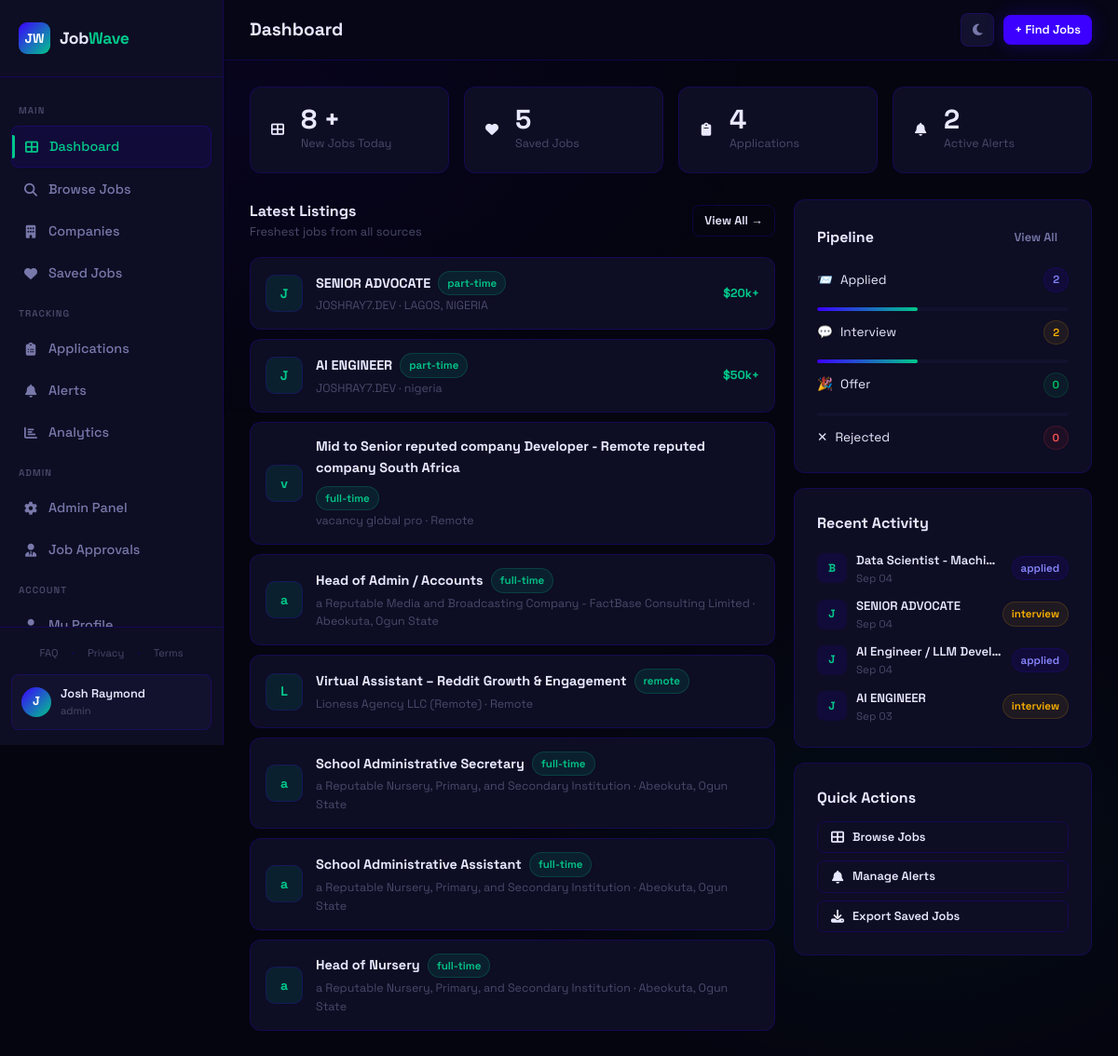
The page /dashboard (signed in) on the database its author committed.
### app.py (models this page shows, shortened)
class User(db.Model):
    id = db.Column(db.Integer, primary_key=True)
    name = db.Column(db.String(120), nullable=False)
    email = db.Column(db.String(120), unique=True, nullable=False)
    password_hash = db.Column(db.String(256), nullable=False)
    role = db.Column(db.String(20), default='user')
    created_at = db.Column(db.DateTime, default=datetime.utcnow)
    is_active = db.Column(db.Boolean, default=True)
    saved_jobs = db.relationship('SavedJob', backref='user', lazy=True, cascade='all, delete-orphan')
    applications = db.relationship('Application', backref='user', lazy=True, cascade='all, delete-orphan')
    alerts = db.relationship('Alert', backref='user', lazy=True, cascade='all, delete-orphan')
    profile = db.relationship('UserProfile', backref='user', uselist=False, cascade='all, delete-orphan')
    username = db.Column(db.String(50), unique=True, nullable=True)
    @property
    def is_authenticated(self): return True

class Job(db.Model):
    id = db.Column(db.Integer, primary_key=True)
    title = db.Column(db.String(200), nullable=False)
    company = db.Column(db.String(200), nullable=False)
    location = db.Column(db.String(200))
    job_type = db.Column(db.String(50))          # full-time | part-time | remote | contract
    experience = db.Column(db.String(50))         # entry | mid | senior
    salary_min = db.Column(db.Integer)
    salary_max = db.Column(db.Integer)
    description = db.Column(db.Text)
    requirements = db.Column(db.Text)
    source = db.Column(db.String(100))
    source_url = db.Column(db.String(500))
    source_id = db.Column(db.String(200), unique=True)  # duplicate detection
    tags = db.Column(db.String(500))
    is_active = db.Column(db.Boolean, default=True)
    scraped_at = db.Column(db.DateTime, default=datetime.utcnow)
    posted_at = db.Column(db.DateTime)
    views = db.Column(db.Integer, default=0)
    posted_to_whatsapp = db.Column(db.Boolean, default=False)
    posted_by_user_id = db.Column(db.Integer, db.ForeignKey('user.id'), nullable=True)
    approval_status = db.Column(db.String(20), default='approved')  # pending | approved | rejected
    rejection_reason = db.Column(db.String(500))

class Application(db.Model):
    id = db.Column(db.Integer, primary_key=True)
    user_id = db.Column(db.Integer, db.ForeignKey('user.id'), nullable=False)
    job_id = db.Column(db.Integer, db.ForeignKey('job.id'), nullable=False)
    status = db.Column(db.String(50), default='applied')  # applied|interview|offer|rejected|withdrawn
    notes = db.Column(db.Text)
    applied_at = db.Column(db.DateTime, default=datetime.utcnow)
    updated_at = db.Column(db.DateTime, default=datetime.utcnow, onupdate=datetime.utcnow)
    cover_note = db.Column(db.Text)
    resume_link = db.Column(db.String(500))
    job = db.relationship('Job')
    applicant = db.relationship('User', foreign_keys=[user_id], overlaps="applications,user")

### app.py (the view)
@app.route('/dashboard')
@login_required
def dashboard():
    saved_count = SavedJob.query.filter_by(user_id=current_user.id).count()
    app_count = Application.query.filter_by(user_id=current_user.id).count()
    alert_count = Alert.query.filter_by(user_id=current_user.id, is_active=True).count()
    recent_apps = Application.query.filter_by(user_id=current_user.id)\
        .order_by(Application.applied_at.desc()).limit(5).all()
    status_counts = {}
    for status in ['applied', 'interview', 'offer', 'rejected']:
        status_counts[status] = Application.query.filter_by(user_id=current_user.id, status=status).count()
    recent_jobs = Job.query.filter_by(is_active=True).order_by(Job.scraped_at.desc()).limit(8).all()
    return render_template('dashboard.html', saved_count=saved_count, app_count=app_count,
                           alert_count=alert_count, recent_apps=recent_apps,
                           status_counts=status_counts, recent_jobs=recent_jobs)

### app.py (called while the page is built)
@login_manager.user_loader
def load_user(user_id):
    return User.query.get(int(user_id))

### templates/dashboard.html (shortened to what this page needs)
<link rel="stylesheet" href="https://cdnjs.cloudflare.com/ajax/libs/font-awesome/6.5.0/css/all.min.css">
{% extends 'base.html' %}
{% block page_title %}Dashboard{% endblock %}
{% block content %}
<div class="stagger">
  <div class="stats-grid">
    <div class="stat-card">
      <span class="nav-icon"><i class="fa-solid fa-table-cells-large"></i></span>
      <div>
        <div class="stat-value">{{ recent_jobs|length }} +</div>
        <div class="stat-label">New Jobs Today</div>
      </div>
    </div>
    <div class="stat-card">
      <span class="nav-icon"><i class="fa-solid fa-heart"></i></span>
      <div>
        <div class="stat-value">{{ saved_count }}</div>
        <div class="stat-label">Saved Jobs</div>
      </div>
    </div>
    <div class="stat-card">
      <span class="nav-icon"><i class="fa-solid fa-clipboard"></i></span>
      <div>
        <div class="stat-value">{{ app_count }}</div>
        <div class="stat-label">Applications</div>
      </div>
    </div>
    <div class="stat-card">
      <span class="nav-icon"><i class="fa-solid fa-bell"></i></span>
      <div>
        <div class="stat-value">{{ alert_count }}</div>
        <div class="stat-label">Active Alerts</div>
      </div>
    </div>
  </div>
  <div class="dashboard-grid">
    <div class="dashboard-main">
      <div class="section-header">
        <div>
          <div class="section-title">Latest Listings</div>
          <div class="section-sub">Freshest jobs from all sources</div>
        </div>
        <a href="{{ url_for('jobs') }}" class="btn btn-outline btn-sm">View All →</a>
      </div>
      <div style="display:flex;flex-direction:column;gap:10px;">
        {% for job in recent_jobs %}
        <div class="card job-row-card">
          <div class="company-logo" style="width:40px;height:40px;font-size:14px;flex-shrink:0;">{{ job.company[0] }}</div>
          <div style="flex:1;min-width:0;">
            <div style="display:flex;align-items:center;gap:8px;flex-wrap:wrap;">
              <a href="{{ url_for('job_detail', job_id=job.id) }}" style="font-weight:700;font-size:0.9rem;color:var(--text);">{{ job.title }}</a>
              <span class="badge badge-mint">{{ job.job_type or 'full-time' }}</span>
            </div>
            <div style="font-size:0.78rem;color:var(--text-muted);margin-top:2px;">{{ job.company }} · {{ job.location }}</div>
          </div>
          {% if job.salary_min %}
          <div class="job-salary-pill">${{ '{:,.0f}'.format(job.salary_min/1000) }}k+</div>
          {% endif %}
        </div>
        {% endfor %}
      </div>
    </div>
    <div class="dashboard-side">
      <div class="card">
        <div class="section-header">
          <div class="section-title">Pipeline</div>
          <a href="{{ url_for('applications') }}" class="btn btn-ghost btn-sm">View All</a>
        </div>
        <div style="display:flex;flex-direction:column;gap:10px;margin-top:4px;">
          {% set statuses = [('applied','badge-indigo','📨'),('interview','badge-amber','💬'),('offer','badge-green','🎉'),('rejected','badge-red','✕')] %}
          {% for status, cls, icon in statuses %}
          {% set count = status_counts.get(status, 0) %}
          <div style="display:flex;align-items:center;justify-content:space-between;">
            <div style="display:flex;align-items:center;gap:8px;font-size:0.85rem;">
              <span>{{ icon }}</span>
              <span style="text-transform:capitalize;">{{ status }}</span>
            </div>
            <span class="badge {{ cls }}">{{ count }}</span>
          </div>
          {% if not loop.last %}
          <div class="progress">
            <div class="progress-fill" data-width="{{ [count * 20, 100]|min }}%"></div>
          </div>
          {% endif %}
          {% endfor %}
        </div>
      </div>
      <div class="card">
        <div class="section-header">
          <div class="section-title">Recent Activity</div>
        </div>
        <div style="display:flex;flex-direction:column;gap:10px;">
          {% for app in recent_apps %}
          <div style="display:flex;align-items:center;gap:10px;">
            <div style="width:32px;height:32px;border-radius:8px;background:var(--indigo-dim);display:flex;align-items:center;justify-content:center;font-size:12px;font-weight:800;color:var(--mint);flex-shrink:0;">{{ app.job.company[0] }}</div>
            <div style="flex:1;min-width:0;">
              <div style="font-size:0.82rem;font-weight:600;white-space:nowrap;overflow:hidden;text-overflow:ellipsis;">{{ app.job.title }}</div>
              <div style="font-size:0.72rem;color:var(--text-muted);">{{ app.applied_at.strftime('%b %d') }}</div>
            </div>
            <span class="badge {% if app.status == 'applied' %}badge-indigo{% elif app.status == 'interview' %}badge-amber{% elif app.status == 'offer' %}badge-green{% else %}badge-red{% endif %}">{{ app.status }}</span>
          </div>
          {% else %}
          <div style="text-align:center;padding:16px;color:var(--text-muted);font-size:0.82rem;">
            No applications yet.<br>
            <a href="{{ url_for('jobs') }}">Browse jobs →</a>
          </div>
          {% endfor %}
        </div>
      </div>
      <div class="card">
        <div class="section-title" style="margin-bottom:12px;">Quick Actions</div>
        <div style="display:flex;flex-direction:column;gap:8px;">
          <a href="{{ url_for('jobs') }} " class="btn btn-outline btn-sm" style="justify-content:flex-start;">
            <span class="nav-icon"><i class="fa-solid fa-table-cells-large"></i></span>Browse Jobs</a>
          <a href="{{ url_for('alerts') }}" class="btn btn-outline btn-sm" style="justify-content:flex-start;">
            <span class="nav-icon"><i class="fa-solid fa-bell"></i></span>Manage Alerts
          </a>
          <a href="{{ url_for('export_jobs') }}" class="btn btn-outline btn-sm" style="justify-content:flex-start;">
            <span class="nav-icon"><i class="fa-solid fa-download"></i></span>Export Saved Jobs
          </a>
        </div>
      </div>
    </div>
  </div>
</div>
{% endblock %}

### templates/base.html (shortened to what this page needs)
<!DOCTYPE html>
<html lang="en">
<head>
  <link rel="stylesheet" href="{{ url_for('static', filename='css/style.css') }}">
  <link rel="stylesheet" href="https://cdnjs.cloudflare.com/ajax/libs/font-awesome/6.5.0/css/all.min.css">
</head>
<body>
{% if current_user.is_authenticated %}
<div class="wrapper">
  <aside class="sidebar">
    <div class="sidebar-logo">
      <div class="logo-mark">JW</div>
      <div class="logo-text">Job<span>Wave</span></div>
    </div>
    <nav class="sidebar-nav">
      <span class="nav-section-label">Main</span>
      <a href="{{ url_for('dashboard') }}" class="nav-link {% if request.endpoint == 'dashboard' %}active{% endif %}">
        <span class="nav-icon"><i class="fa-solid fa-table-cells-large"></i></span> Dashboard
      </a>
      <a href="{{ url_for('jobs') }}" class="nav-link {% if request.endpoint in ['jobs','job_detail'] %}active{% endif %}">
        <span class="nav-icon"><i class="fa-solid fa-magnifying-glass"></i></span> Browse Jobs
      </a>
      <a href="{{ url_for('companies') }}" class="nav-link {% if request.endpoint in ['companies','company_page'] %}active{% endif %}">
        <span class="nav-icon"><i class="fa-solid fa-building"></i></span> Companies
      </a>
      <a href="{{ url_for('saved_jobs') }}" class="nav-link {% if request.endpoint == 'saved_jobs' %}active{% endif %}">
        <span class="nav-icon"><i class="fa-solid fa-heart"></i></span> Saved Jobs
      </a>
      <span class="nav-section-label">Tracking</span>
      <a href="{{ url_for('applications') }}" class="nav-link {% if request.endpoint == 'applications' %}active{% endif %}">
        <span class="nav-icon"><i class="fa-solid fa-clipboard-list"></i></span> Applications
      </a>
      <a href="{{ url_for('alerts') }}" class="nav-link {% if request.endpoint == 'alerts' %}active{% endif %}">
        <span class="nav-icon"><i class="fa-solid fa-bell"></i></span> Alerts
      </a>
      <a href="{{ url_for('analytics') }}" class="nav-link {% if request.endpoint == 'analytics' %}active{% endif %}">
        <span class="nav-icon"><i class="fa-solid fa-chart-bar"></i></span> Analytics
      </a>
      {% if current_user.role == 'admin' %}
      <span class="nav-section-label">Admin</span>
      <a href="{{ url_for('admin') }}" class="nav-link {% if request.endpoint == 'admin' %}active{% endif %}">
        <span class="nav-icon"><i class="fa-solid fa-gear"></i></span> Admin Panel
      </a>
      <a href="{{ url_for('employer_job_queue') }}" class="nav-link {% if request.endpoint == 'employer_job_queue' %}active{% endif %}">
        <span class="nav-icon"><i class="fa-solid fa-user-tie"></i></span> Job Approvals
      </a>
      {% endif %}
      <span class="nav-section-label">Account</span>
      <a href="{{ url_for('profile') }}" class="nav-link {% if request.endpoint == 'profile' %}active{% endif %}">
        <span class="nav-icon"><i class="fa-solid fa-user"></i></span> My Profile
      </a>
    </nav>
    <div class="sidebar-footer">
      <div style="padding:0 12px 10px;display:flex;gap:6px;align-items:center;justify-content:center;">
        <a href="{{ url_for('faq') }}" style="font-size:0.7rem;color:var(--text-muted);padding:3px 8px;border-radius:4px;transition:var(--transition);">FAQ</a>
        <span style="color:var(--border);font-size:0.6rem;">•</span>
        <a href="{{ url_for('privacy') }}" style="font-size:0.7rem;color:var(--text-muted);padding:3px 8px;border-radius:4px;transition:var(--transition);">Privacy</a>
        <span style="color:var(--border);font-size:0.6rem;">•</span>
        <a href="{{ url_for('terms') }}" style="font-size:0.7rem;color:var(--text-muted);padding:3px 8px;border-radius:4px;transition:var(--transition);">Terms</a>
      </div>
      <div class="user-card">
        <div class="user-avatar">{{ current_user.name[0].upper() }}</div>
        <div class="user-info">
          <div class="user-name">{{ current_user.name }}</div>
          <div class="user-role">{{ current_user.role }}</div>
        </div>
      </div>
    </div>
  </aside>
  <main class="main">
    <div class="topbar">
      <div style="display:flex;align-items:center;gap:12px;">
        <div class="topbar-title">
          <h1>{% block page_title %}Dashboard{% endblock %}</h1>
        </div>
      </div>
      <div class="topbar-actions">
        <button class="theme-toggle" id="theme-toggle" title="Toggle light/dark mode">
          <i class="fa-solid fa-moon" id="theme-icon"></i>
        </button>
        {% block topbar_actions %}
        <a href="{{ url_for('jobs') }}" class="btn btn-primary btn-sm">+ Find Jobs</a>
        {% endblock %}
      </div>
    </div>
    <div class="page-content">
      {% block content %}{% endblock %}
    </div>
  </main>
</div>
{% else %}
  {% block public_content %}{% endblock %}
{% endif %}
</body>
</html>

### rows shown on the page
User: name "J", name "Josh Raymond", role "admin"
Job: company "J", title "SENIOR ADVOCATE", job_type "part-time", company "JOSHRAY7.DEV", location "LAGOS, NIGERIA", job.salary_min/1000 "20"
Job: company "J", title "AI ENGINEER", job_type "part-time", company "JOSHRAY7.DEV", location "nigeria", job.salary_min/1000 "50"
Job: company "v", title "Mid to Senior reputed company Developer - Remote reputed company South Africa", job_type "full-time", company "vacancy global pro", location "Remote"
Job: company "a", title "Head of Admin / Accounts", job_type "full-time", company "a Reputable Media and Broadcasting Company - FactBase Consulting Limited", location "Abeokuta, Ogun State"
Job: company "L", title "Virtual Assistant – Reddit Growth & Engagement", job_type "remote", company "Lioness Agency LLC (Remote)", location "Remote"
Job: company "a", title "School Administrative Secretary", job_type "full-time", company "a Reputable Nursery, Primary, and Secondary Institution", location "Abeokuta, Ogun State"
Job: company "a", title "School Administrative Assistant", job_type "full-time", company "a Reputable Nursery, Primary, and Secondary Institution", location "Abeokuta, Ogun State"
Job: company "a", title "Head of Nursery", job_type "full-time", company "a Reputable Nursery, Primary, and Secondary Institution", location "Abeokuta, Ogun State"
Application: job "B", job "Data Scientist - Machi…", applied_at "Sep 04", status "applied"
Application: job "J", job "SENIOR ADVOCATE", applied_at "Sep 04", status "interview"
Application: job "J", job "AI Engineer / LLM Devel…", applied_at "Sep 04", status "applied"
Application: job "J", job "AI ENGINEER", applied_at "Sep 03", status "interview"

### other values the page prints
{{ recent_jobs|length }} "8"
{{ saved_count }} "5"
{{ app_count }} "4"
{{ alert_count }} "2"
{{ icon }} "📨" "💬" "🎉" "✕"
{{ status }} "Applied" "Interview" "Offer" "Rejected"
{{ count }} "2" "2" "0" "0"
